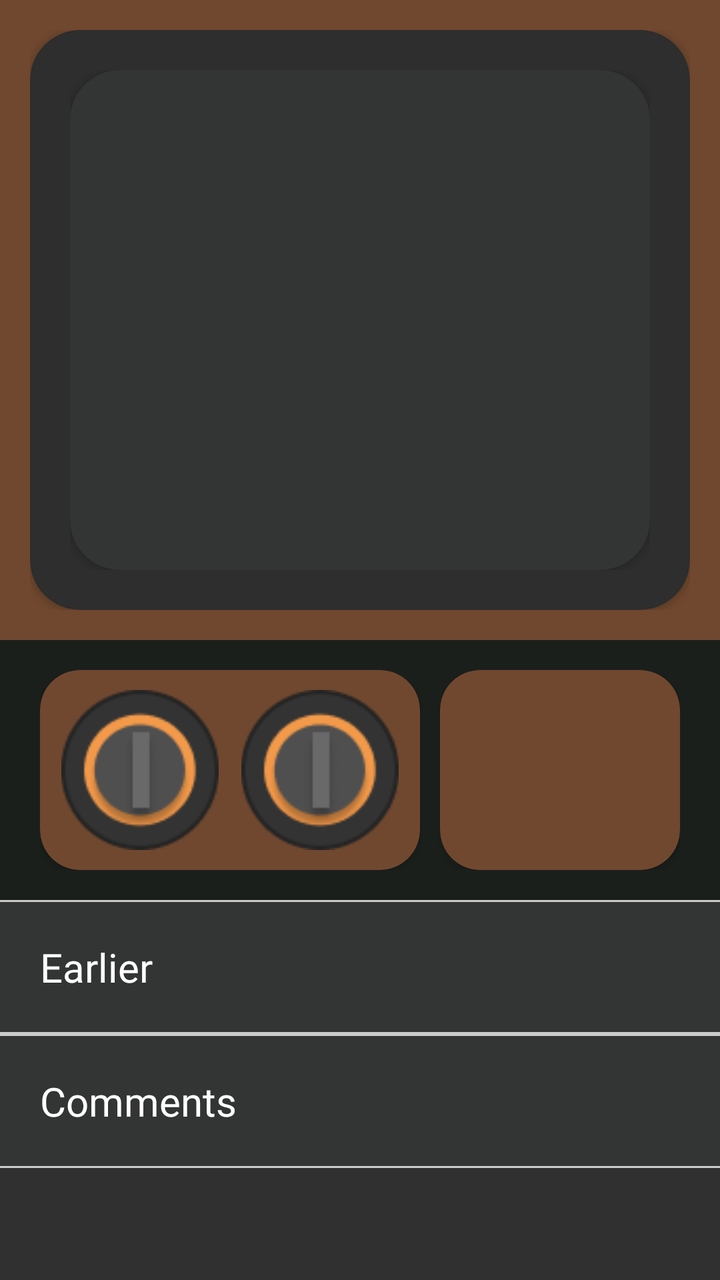
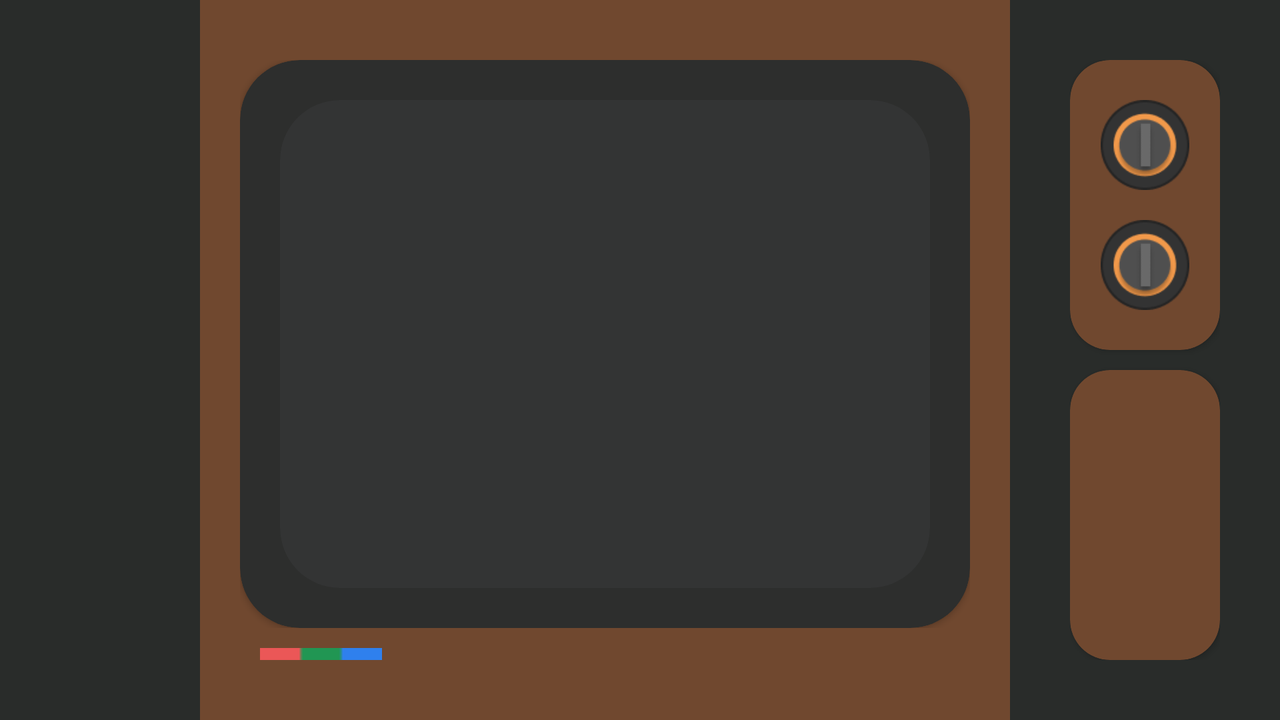

Compare how this app lays out the same screen by default and in its alternative resource folder. The renders come first, then the two layout files and the values they reference.
<!-- AndroidManifest.xml: application theme Theme.AppCompat.NoActionBar -->
<!-- res/layout/fragment_mandelei_tv1970.xml -->
<?xml version="1.0" encoding="utf-8"?>
<android.support.constraint.ConstraintLayout xmlns:android="http://schemas.android.com/apk/res/android"
    xmlns:tools="http://schemas.android.com/tools"
    android:layout_width="match_parent"
    android:layout_height="match_parent"
    xmlns:app="http://schemas.android.com/apk/res-auto">
    <ScrollView
        android:layout_width="match_parent"
        android:layout_height="wrap_content">
        <android.support.constraint.ConstraintLayout
            android:layout_width="match_parent"
            android:layout_height="wrap_content">

            <View
                android:id="@+id/customToastRoom"
                android:layout_width="match_parent"
                android:layout_height="30dp"
                android:layout_marginTop="148dp"
                app:layout_constraintEnd_toEndOf="parent"
                app:layout_constraintStart_toStartOf="parent"
                app:layout_constraintTop_toTopOf="parent" />
            <TableLayout
                android:layout_width="match_parent"
                android:layout_height="wrap_content"
                app:layout_constraintEnd_toEndOf="parent"
                app:layout_constraintHorizontal_bias="0.0"
                app:layout_constraintStart_toStartOf="parent"
                app:layout_constraintTop_toTopOf="parent">
                <TableRow
                    android:layout_width="match_parent"
                    android:layout_height="wrap_content"
                    android:padding="15dp"
                    android:background="#70482F">
                    <android.support.v7.widget.CardView
                        android:layout_weight="1"
                        android:layout_width="match_parent"
                        android:layout_height="wrap_content"
                        android:orientation="vertical"
                        app:cardBackgroundColor="#2D2E2D"
                        app:contentPadding="20dp"
                        app:cardCornerRadius="25dp">
                        <android.support.v7.widget.CardView
                            android:layout_width="match_parent"
                            android:layout_height="250dp"
                            app:cardCornerRadius="25dp"
                            app:cardBackgroundColor="#333434">
                        </android.support.v7.widget.CardView>
                    </android.support.v7.widget.CardView>
                </TableRow>
                <TableRow
                    android:background="#1B1F1C"
                    android:layout_width="match_parent"
                    android:layout_height="wrap_content"
                    android:paddingLeft="20dp"
                    android:paddingRight="20dp"
                    android:paddingTop="15dp"
                    android:paddingBottom="15dp"
                    >
                    <android.support.v7.widget.CardView
                        android:layout_width="wrap_content"
                        android:layout_height="wrap_content"
                        app:cardBackgroundColor="#70482F"
                        app:contentPadding="10dp"
                        app:cardCornerRadius="20dp"
                        android:layout_marginRight="10dp">
                        <LinearLayout
                            android:orientation="horizontal"
                            android:layout_height="wrap_content"
                            android:layout_width="match_parent">
                            <ImageView
                                android:layout_width="80dp"
                                android:layout_height="80dp"
                                android:src="@drawable/classic_1970_knob"
                                android:layout_marginRight="10dp"/>
                            <ImageView
                                android:layout_width="80dp"
                                android:layout_height="80dp"
                                android:src="@drawable/classic_1970_knob"/>
                        </LinearLayout>
                    </android.support.v7.widget.CardView>
                    <android.support.v7.widget.CardView
                        android:layout_weight="1"
                        android:layout_width="match_parent"
                        android:layout_height="match_parent"
                        app:cardBackgroundColor="#70482F"
                        app:contentPaddingLeft="5dp"
                        app:contentPaddingRight="5dp"
                        app:cardCornerRadius="20dp">
                        <LinearLayout
                            android:layout_width="match_parent"
                            android:layout_height="match_parent"
                            android:orientation="horizontal">
                        </LinearLayout>
                    </android.support.v7.widget.CardView>
                </TableRow>
                <TableRow
                    android:layout_width="match_parent"
                    android:layout_height="wrap_content">
                    <LinearLayout
                        android:layout_weight="1"
                        android:layout_width="match_parent"
                        android:layout_height="wrap_content"
                        android:background="#333434"
                        android:orientation="vertical">
                        <TextView
                            android:layout_width="match_parent"
                            android:layout_height="wrap_content"
                            android:background="@drawable/border_top_bottom_333434_cbcbcb"
                            android:fontFamily="@font/roboto_light"
                            android:paddingBottom="20dp"
                            android:paddingLeft="20dp"
                            android:paddingRight="20dp"
                            android:paddingTop="20dp"
                            android:text="Earlier"
                            android:textColor="#FFFFFF"
                            android:textSize="20sp" />
                        <TextView
                            android:layout_width="match_parent"
                            android:layout_height="wrap_content"
                            android:background="@drawable/border_top_bottom_333434_cbcbcb"
                            android:fontFamily="@font/roboto_light"
                            android:paddingBottom="20dp"
                            android:paddingLeft="20dp"
                            android:paddingRight="20dp"
                            android:paddingTop="20dp"
                            android:text="Comments"
                            android:textColor="#FFFFFF"
                            android:textSize="20sp" />
                    </LinearLayout>
                </TableRow>
            </TableLayout>
        </android.support.constraint.ConstraintLayout>
    </ScrollView>
</android.support.constraint.ConstraintLayout>
<!-- resources referenced by this layout -->
<resources>
  <!-- drawable border_top_bottom_333434_cbcbcb (drawable) -->
  <?xml version="1.0" encoding="utf-8"?>
  <layer-list xmlns:android="http://schemas.android.com/apk/res/android">
      <item>
          <shape android:shape="rectangle">
              <solid android:color="#CBCBCB"/>
              <corners android:radius="0dp" />
          </shape>
      </item>
  
      <item
          android:left="0.0dp"
          android:right="0.0dp"
          android:top="1.0dp"
          android:bottom="1.0dp">
          <shape android:shape="rectangle">
              <solid android:color="#333434"/>
              <corners android:radius="0dp" />
          </shape>
      </item>
  </layer-list>
  <!-- drawable classic_1970_knob: png bitmap (drawable, 3891 bytes) -->
</resources>
<!-- res/layout-land/fragment_mandelei_tv1970.xml (the repository's variant of the layout above) -->
<!-- drawn on the phone turned sideways -->
<?xml version="1.0" encoding="utf-8"?>
<android.support.constraint.ConstraintLayout
    xmlns:android="http://schemas.android.com/apk/res/android"
    xmlns:app="http://schemas.android.com/apk/res-auto"
    android:layout_width="match_parent"
    android:layout_height="match_parent">
    <LinearLayout
        android:layout_width="match_parent"
        android:layout_height="match_parent"
        android:background="#292C2A"
        android:orientation="horizontal"
        android:weightSum="1"
        android:paddingLeft="100dp"
        app:layout_constraintEnd_toEndOf="parent"
        app:layout_constraintStart_toStartOf="parent"
        app:layout_constraintTop_toTopOf="parent"
        >
        <LinearLayout
            android:weightSum="1"
            android:layout_width="0dp"
            android:layout_weight="0.75"
            android:layout_height="match_parent"
            android:orientation="vertical"
            android:background="#70482F"
            >
            <android.support.v7.widget.CardView
                android:layout_width="match_parent"
                android:layout_height="0dp"
                android:layout_weight="0.90"
                app:cardElevation="0dp"
                app:contentPaddingTop="30dp"
                app:contentPaddingBottom="10dp"
                app:contentPaddingLeft="20dp"
                app:contentPaddingRight="20dp"
                app:cardBackgroundColor="@android:color/transparent">
                <android.support.v7.widget.CardView
                    app:cardCornerRadius="30dp"
                    app:contentPadding="20dp"
                    android:layout_width="match_parent"
                    android:layout_height="match_parent"
                    app:cardBackgroundColor="#2D2E2D">
                    <android.support.v7.widget.CardView
                        app:cardCornerRadius="30dp"
                        android:layout_width="match_parent"
                        android:layout_height="match_parent"
                        app:cardBackgroundColor="#333434"
                        app:cardElevation="0dp"/>
                </android.support.v7.widget.CardView>
            </android.support.v7.widget.CardView>
            <LinearLayout
                android:paddingLeft="30dp"
                android:layout_width="match_parent"
                android:layout_height="0dp"
                android:layout_weight=".10"
                android:orientation="vertical">
                <ImageView
                    android:layout_width="wrap_content"
                    android:layout_height="wrap_content"
                    android:src="@drawable/group"/>
            </LinearLayout>
        </LinearLayout>

        <LinearLayout
            android:layout_width="0dp"
            android:layout_weight="0.25"
            android:layout_height="match_parent"
            android:orientation="vertical"
            android:weightSum="1"
            android:paddingLeft="30dp"
            android:paddingRight="30dp"
            android:paddingTop="30dp"
            android:paddingBottom="30dp">
            <android.support.v7.widget.CardView
            app:cardBackgroundColor="#70482F"
            android:layout_width="match_parent"
            android:layout_height="0dp"
            android:layout_weight="0.5"
            app:cardCornerRadius="20dp"
                android:layout_marginBottom="10dp">
            <LinearLayout
                android:layout_width="match_parent"
                android:layout_height="match_parent"
                android:orientation="vertical"
                android:weightSum="1"
                android:paddingTop="20dp"
                android:paddingBottom="20dp">
                <ImageView
                    android:layout_width="match_parent"
                    android:layout_height="0dp"
                    android:layout_weight="0.5"
                    android:src="@drawable/classic_1970_knob"
                    android:layout_gravity="center_horizontal"
                    android:layout_marginBottom="15dp"
                    />
                <ImageView
                    android:layout_width="match_parent"
                    android:layout_height="0dp"
                    android:layout_weight="0.5"
                    android:src="@drawable/classic_1970_knob"
                    android:layout_gravity="center_horizontal"/>
            </LinearLayout>
        </android.support.v7.widget.CardView>
            <android.support.v7.widget.CardView
                app:cardBackgroundColor="#70482F"
                android:layout_width="match_parent"
                android:layout_height="0dp"
                android:layout_weight="0.5"
                app:cardCornerRadius="20dp"
                >
                <LinearLayout
                    android:layout_width="match_parent"
                    android:layout_height="match_parent"
                    android:orientation="vertical"
                    android:weightSum="1"
                    android:paddingTop="20dp"
                    android:paddingBottom="20dp"/>
            </android.support.v7.widget.CardView>
        </LinearLayout>
    </LinearLayout>


</android.support.constraint.ConstraintLayout>
<!-- resources referenced by the variant -->
<!-- as the phone turned sideways resolves them -->
<resources>
  <!-- drawable classic_1970_knob: png bitmap (drawable, 3891 bytes) -->
  <!-- drawable group: png bitmap (drawable, 170 bytes) -->
</resources>
